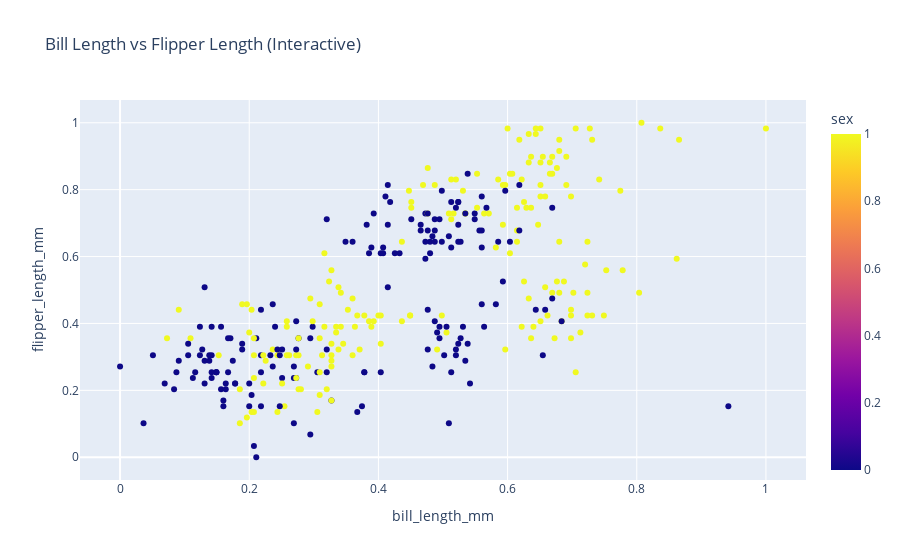

Notebook code cell kept with this figure:
### Code cell
fig = px.scatter(penguins, x='bill_length_mm', y='flipper_length_mm',
                 color='sex', title='Bill Length vs Flipper Length (Interactive)',
                 hover_data=['body_mass_g'])
fig.show()

### Figure 1 — Plotly figure (JSON) as saved in the notebook; plotly's stock layout.template omitted (floating-point values rounded to 4 significant figures; data arrays with more than 128 entries replaced by an {"elided": "..."} marker saying what was removed)
{"data": [{"customdata": {"elided": "344x1 float values"}, "hovertemplate": "bill_length_mm=%{x}<br>flipper_length_mm=%{y}<br>body_mass_g=%{customdata[0]}<br>sex=%{marker.color}<extra></extra>", "legendgroup": "", "marker": {"color": {"elided": "344 int values"}, "coloraxis": "coloraxis", "symbol": "circle"}, "mode": "markers", "name": "", "orientation": "v", "showlegend": false, "type": "scatter", "x": {"elided": "344 float values"}, "xaxis": "x", "y": {"elided": "344 float values"}, "yaxis": "y"}], "layout": {"coloraxis": {"colorbar": {"title": {"text": "sex"}}, "colorscale": [[0, "#0d0887"], [0.1111, "#46039f"], [0.2222, "#7201a8"], [0.3333, "#9c179e"], [0.4444, "#bd3786"], [0.5556, "#d8576b"], [0.6667, "#ed7953"], [0.7778, "#fb9f3a"], [0.8889, "#fdca26"], [1, "#f0f921"]]}, "legend": {"tracegroupgap": 0}, "title": {"text": "Bill Length vs Flipper Length (Interactive)"}, "xaxis": {"anchor": "y", "domain": [0, 1], "title": {"text": "bill_length_mm"}}, "yaxis": {"anchor": "x", "domain": [0, 1], "title": {"text": "flipper_length_mm"}}}}
